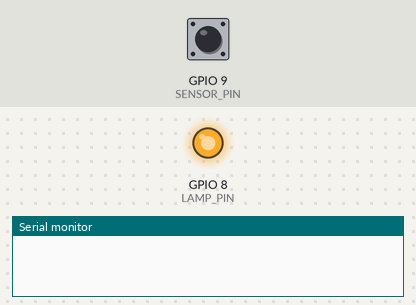
Simulated run of this sketch. Board: ESP32-C3. On the bench: output pins drawn as LEDs (lit = HIGH), the last lines printed to the serial monitor. Dashed ring = blinking. Inputs (shaded band) come from the test bench; at power-on: GPIO 9 (SENSOR_PIN) HIGH.

Above: at 1.2 s.
1.3 s: GPIO 9 (SENSOR_PIN) driven LOW
At 2.4 s:
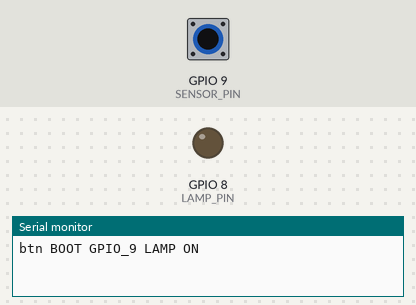
2.8 s: GPIO 9 (SENSOR_PIN) pulsed HIGH 5 times (0.12 s each, 0.3 s apart)
At 3.09 s:
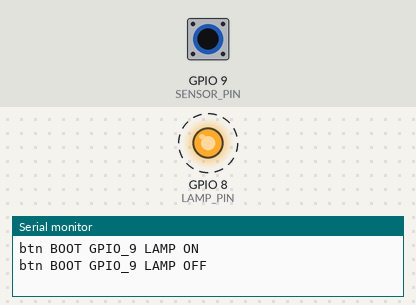
Timing chart, 0 to 5.8 s (numbered marks = the images above; inputs shaded):
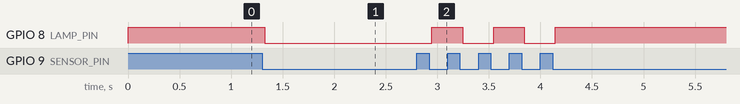

Measured:
- after the input at 1.3 s, GPIO 8 (LAMP_PIN): HIGH → LOW at once
- after the input at 2.8 s, GPIO 8 (LAMP_PIN): alternates HIGH for 0.30 s and LOW for 0.30 s, 5 changes in all, then stays HIGH, starting after 0.15 s

The sketch:

esp32_c3_SecModule_Get_MAC.ino
```cpp
#include <WiFi.h>
#include <Bounce2.h>
#define SENSOR_PIN 9 // Кнопка на ESP32
#define LAMP_PIN 8   // Встроенный светодиод на ESP32

// MAC: 44:B1:76:05:0F:78 этого контроллера  0x44, 0xB1, 0x76, 0x05, 0x0F, 0x78
// MAC: 90:E5:B1:6A:8C:1C модуль управления
Bounce pressButton = Bounce();

// Состояние лампы
bool lampState = false;

void setup() {
  Serial.begin(115200);
  WiFi.mode(WIFI_STA);
  // Инициализация кнопки
  pinMode(SENSOR_PIN, INPUT_PULLUP);

  // Обработчик нажатий кнопки
  pressButton.attach(SENSOR_PIN);
  pressButton.interval(25);

  // Инициализация сетодиода (выключено)
  pinMode(LAMP_PIN, OUTPUT);
  digitalWrite(LAMP_PIN, HIGH);
}

unsigned long previousPrint = 0;
const int NONBLOCKDELAY = 30000;

void loop() {

  // Не блокирующий принт каждую секунду
  unsigned long currentTime = millis();
  if(currentTime - previousPrint >= NONBLOCKDELAY){
    Serial.print("MAC: ");
    Serial.println(WiFi.macAddress());
    previousPrint = currentTime;
  }

  // Нажатие кнопки
  pressButton.update();
  if (pressButton.fell()) {
    if(!lampState){
      digitalWrite(LAMP_PIN, LOW);
      lampState = true;
      Serial.println("btn BOOT GPIO_9 LAMP ON");
    }
    else{
      digitalWrite(LAMP_PIN, HIGH);
      lampState = false;
      Serial.println("btn BOOT GPIO_9 LAMP OFF");
    }
  }
}
```
